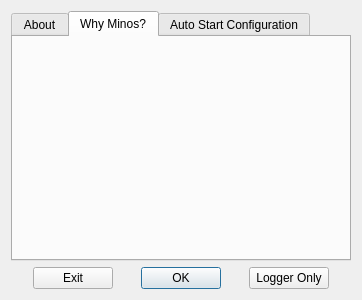
<?xml version="1.0" encoding="UTF-8"?>
<ui version="4.0">
 <class>TAboutBox</class>
 <widget class="QDialog" name="TAboutBox">
  <property name="geometry">
   <rect>
    <x>0</x>
    <y>0</y>
    <width>362</width>
    <height>300</height>
   </rect>
  </property>
  <property name="windowTitle">
   <string>Dialog</string>
  </property>
  <layout class="QVBoxLayout" name="verticalLayout">
   <item>
    <widget class="QTabWidget" name="PageControl1">
     <property name="currentIndex">
      <number>1</number>
     </property>
     <widget class="QWidget" name="AboutTabSheet">
      <attribute name="title">
       <string>About</string>
      </attribute>
      <layout class="QVBoxLayout" name="verticalLayout_3">
       <item>
        <widget class="QLabel" name="AboutMemo">
         <property name="text">
          <string/>
         </property>
         <property name="alignment">
          <set>Qt::AlignCenter</set>
         </property>
        </widget>
       </item>
      </layout>
     </widget>
     <widget class="QWidget" name="WhyMinosTabSheet">
      <attribute name="title">
       <string>Why Minos?</string>
      </attribute>
      <layout class="QVBoxLayout" name="verticalLayout_2">
       <item>
        <widget class="QLabel" name="MinosMemo">
         <property name="text">
          <string/>
         </property>
         <property name="alignment">
          <set>Qt::AlignCenter</set>
         </property>
         <property name="openExternalLinks">
          <bool>true</bool>
         </property>
        </widget>
       </item>
      </layout>
     </widget>
     <widget class="QWidget" name="AutoStartTabSheet">
      <attribute name="title">
       <string>Auto Start Configuration</string>
      </attribute>
      <layout class="QVBoxLayout" name="verticalLayout_4">
       <property name="spacing">
        <number>0</number>
       </property>
       <property name="leftMargin">
        <number>0</number>
       </property>
       <property name="topMargin">
        <number>0</number>
       </property>
       <property name="rightMargin">
        <number>0</number>
       </property>
       <property name="bottomMargin">
        <number>0</number>
       </property>
       <item>
        <widget class="TConfigFrame" name="ConfigFrame">
         <property name="frameShape">
          <enum>QFrame::NoFrame</enum>
         </property>
         <property name="frameShadow">
          <enum>QFrame::Raised</enum>
         </property>
         <property name="lineWidth">
          <number>0</number>
         </property>
        </widget>
       </item>
      </layout>
     </widget>
    </widget>
   </item>
   <item>
    <layout class="QHBoxLayout" name="horizontalLayout">
     <item>
      <spacer name="horizontalSpacer">
       <property name="orientation">
        <enum>Qt::Horizontal</enum>
       </property>
       <property name="sizeHint" stdset="0">
        <size>
         <width>40</width>
         <height>20</height>
        </size>
       </property>
      </spacer>
     </item>
     <item>
      <widget class="QPushButton" name="ExitButton">
       <property name="text">
        <string>Exit</string>
       </property>
      </widget>
     </item>
     <item>
      <spacer name="horizontalSpacer_2">
       <property name="orientation">
        <enum>Qt::Horizontal</enum>
       </property>
       <property name="sizeHint" stdset="0">
        <size>
         <width>40</width>
         <height>20</height>
        </size>
       </property>
      </spacer>
     </item>
     <item>
      <widget class="QPushButton" name="OKButton">
       <property name="text">
        <string>OK</string>
       </property>
       <property name="default">
        <bool>true</bool>
       </property>
      </widget>
     </item>
     <item>
      <spacer name="horizontalSpacer_3">
       <property name="orientation">
        <enum>Qt::Horizontal</enum>
       </property>
       <property name="sizeHint" stdset="0">
        <size>
         <width>40</width>
         <height>20</height>
        </size>
       </property>
      </spacer>
     </item>
     <item>
      <widget class="QPushButton" name="LoggerOnlyButton">
       <property name="text">
        <string>Logger Only</string>
       </property>
      </widget>
     </item>
     <item>
      <spacer name="horizontalSpacer_4">
       <property name="orientation">
        <enum>Qt::Horizontal</enum>
       </property>
       <property name="sizeHint" stdset="0">
        <size>
         <width>40</width>
         <height>20</height>
        </size>
       </property>
      </spacer>
     </item>
    </layout>
   </item>
  </layout>
 </widget>
 <customwidgets>
  <customwidget>
   <class>TConfigFrame</class>
   <extends>QFrame</extends>
   <header location="global">tconfigframe.h</header>
   <container>1</container>
  </customwidget>
 </customwidgets>
 <resources/>
 <connections/>
</ui>
